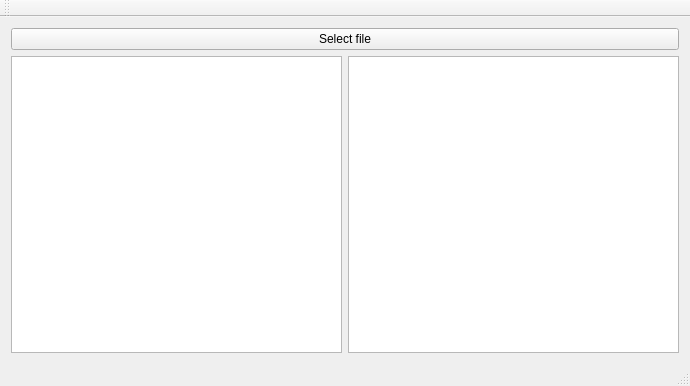
<?xml version="1.0" encoding="UTF-8"?>
<ui version="4.0">
 <class>MainWindow</class>
 <widget class="QMainWindow" name="MainWindow">
  <property name="geometry">
   <rect>
    <x>0</x>
    <y>0</y>
    <width>690</width>
    <height>386</height>
   </rect>
  </property>
  <property name="windowTitle">
   <string>MainWindow</string>
  </property>
  <widget class="QWidget" name="centralWidget">
   <layout class="QVBoxLayout" name="verticalLayout">
    <item>
     <widget class="QPushButton" name="selectFile">
      <property name="text">
       <string>Select file</string>
      </property>
     </widget>
    </item>
    <item>
     <layout class="QHBoxLayout" name="horizontalLayout">
      <item>
       <widget class="QTextBrowser" name="textBrowser"/>
      </item>
      <item>
       <widget class="QTreeView" name="treeView"/>
      </item>
     </layout>
    </item>
   </layout>
  </widget>
  <widget class="QMenuBar" name="menuBar">
   <property name="geometry">
    <rect>
     <x>0</x>
     <y>0</y>
     <width>690</width>
     <height>20</height>
    </rect>
   </property>
  </widget>
  <widget class="QToolBar" name="mainToolBar">
   <attribute name="toolBarArea">
    <enum>TopToolBarArea</enum>
   </attribute>
   <attribute name="toolBarBreak">
    <bool>false</bool>
   </attribute>
  </widget>
  <widget class="QStatusBar" name="statusBar"/>
 </widget>
 <layoutdefault spacing="6" margin="11"/>
 <resources/>
 <connections/>
</ui>
